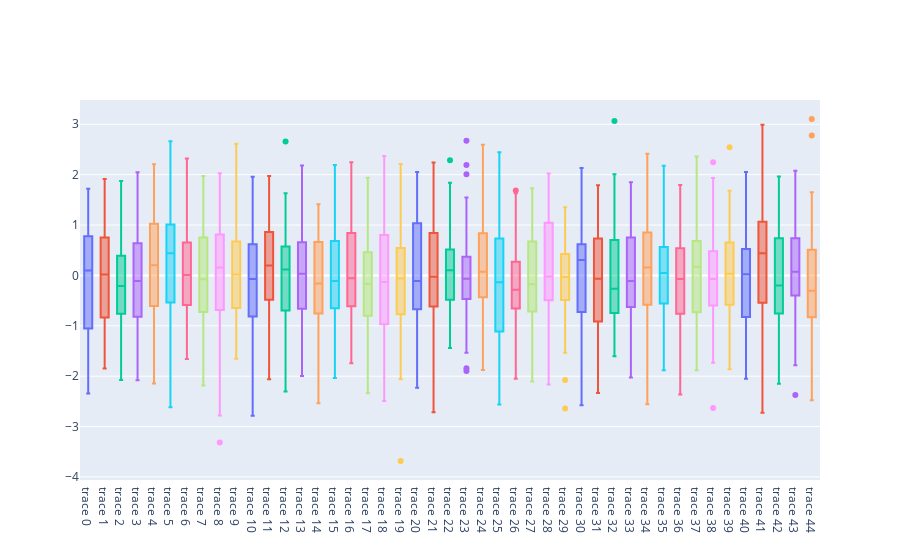

Notebook source saved alongside this figure:
### Code cell
iplot([Box(y = np.random.randn(50), showlegend=False) for i in range(45)], show_link=False)
